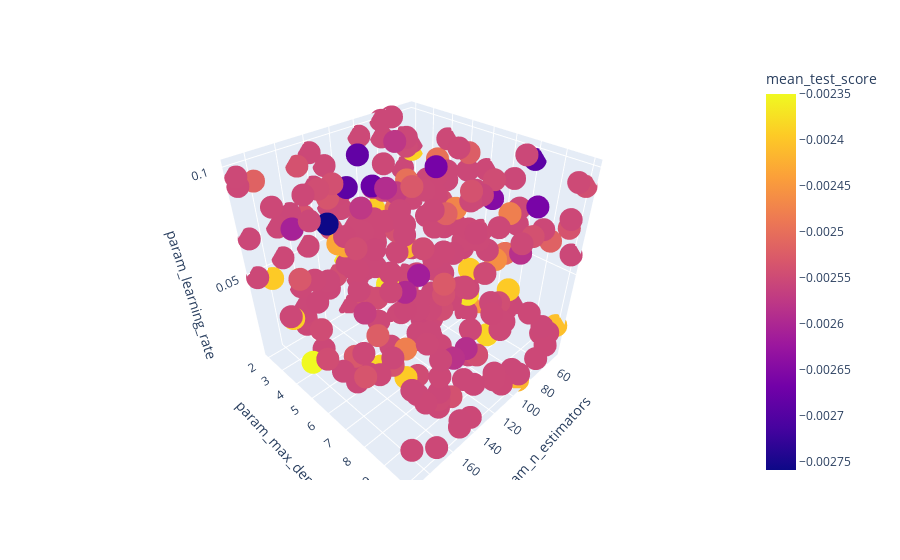

Here is the notebook cell this chart was saved with:
### Code cell
plot_df = param_df.copy()
plot_df['mean_test_score'] = cv_results['mean_test_score']

import plotly.express as px


fig = px.scatter_3d(plot_df, x='param_n_estimators', y='param_max_depth', z='param_learning_rate',
              color='mean_test_score', size_max=5)
fig.show()

### Figure 1 — Plotly figure (JSON) as saved in the notebook; plotly's stock layout.template omitted (floating-point values rounded to 4 significant figures; data arrays with more than 128 entries replaced by an {"elided": "..."} marker saying what was removed)
{"data": [{"hovertemplate": "param_n_estimators=%{x}<br>param_max_depth=%{y}<br>param_learning_rate=%{z}<br>mean_test_score=%{marker.color}<extra></extra>", "legendgroup": "", "marker": {"color": {"elided": "300 float values"}, "coloraxis": "coloraxis", "symbol": "circle"}, "mode": "markers", "name": "", "scene": "scene", "showlegend": false, "type": "scatter3d", "x": {"elided": "300 int values"}, "y": {"elided": "300 int values"}, "z": {"elided": "300 float values"}}], "layout": {"coloraxis": {"colorbar": {"title": {"text": "mean_test_score"}}, "colorscale": [[0, "#0d0887"], [0.1111, "#46039f"], [0.2222, "#7201a8"], [0.3333, "#9c179e"], [0.4444, "#bd3786"], [0.5556, "#d8576b"], [0.6667, "#ed7953"], [0.7778, "#fb9f3a"], [0.8889, "#fdca26"], [1, "#f0f921"]]}, "legend": {"tracegroupgap": 0}, "margin": {"t": 60}, "scene": {"domain": {"x": [0, 1], "y": [0, 1]}, "xaxis": {"title": {"text": "param_n_estimators"}}, "yaxis": {"title": {"text": "param_max_depth"}}, "zaxis": {"title": {"text": "param_learning_rate"}}}}}
